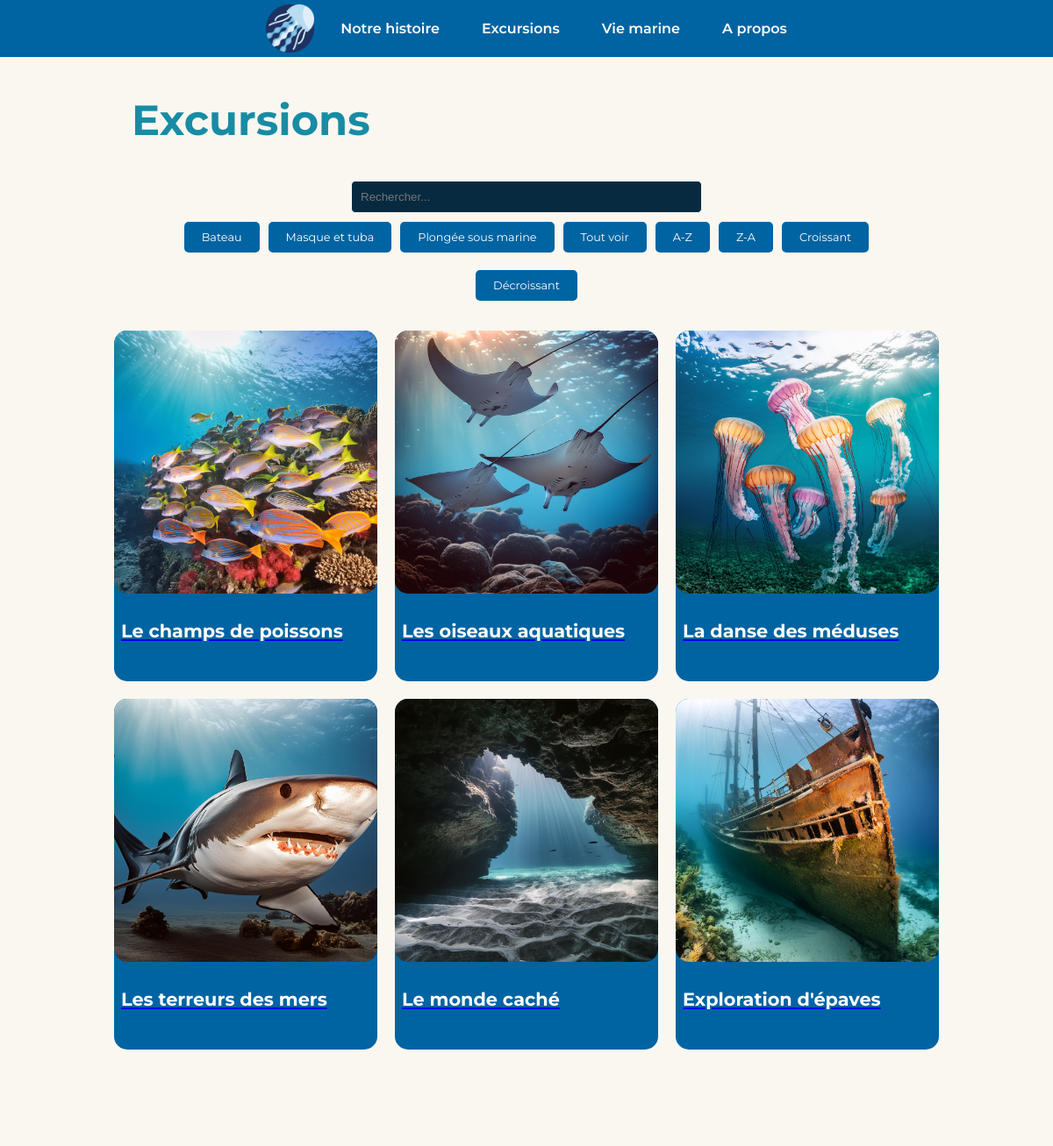
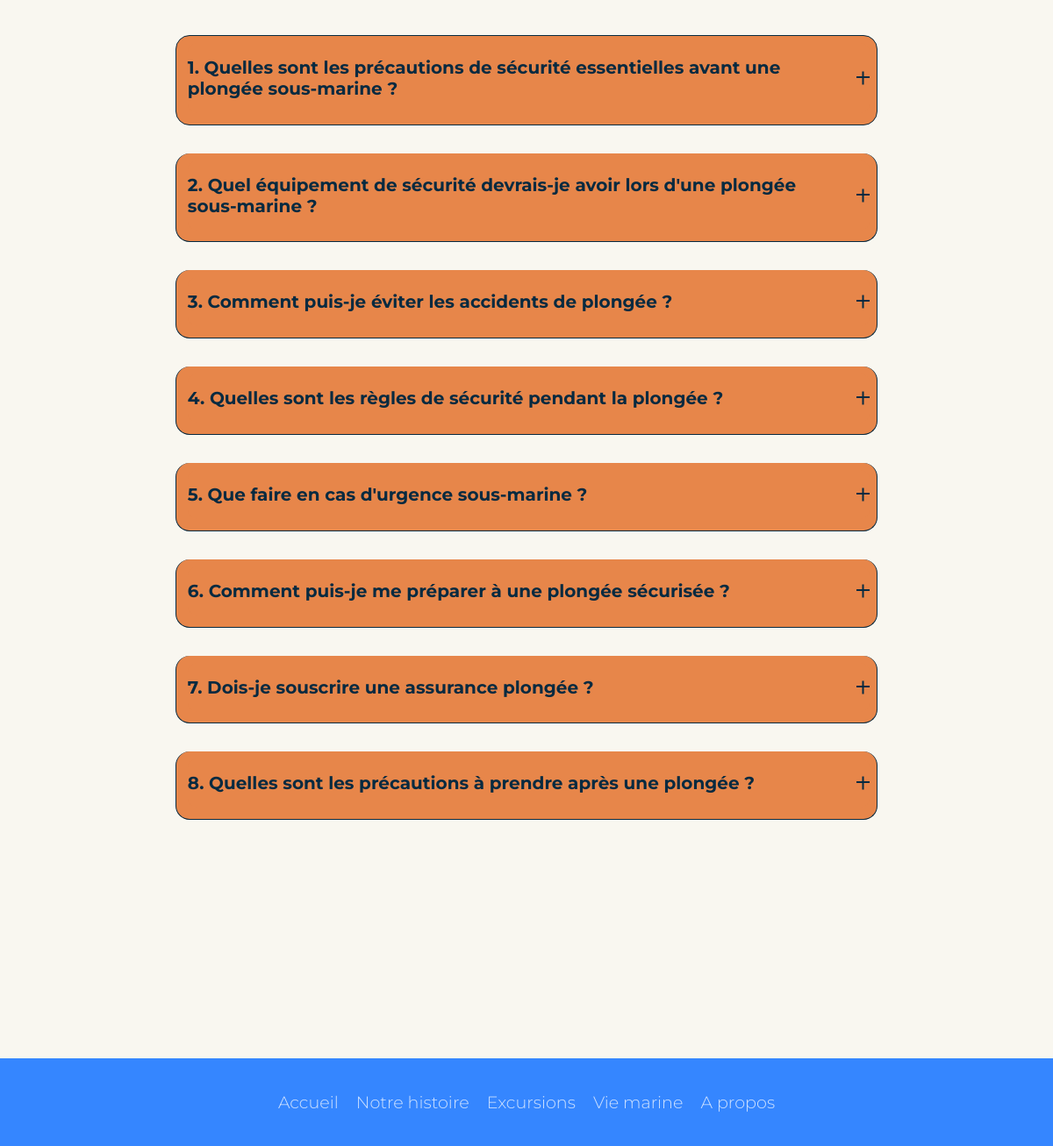
/excursions.php?tri=prix_excursion, run on the app's committed database (2 pictures, top to bottom).
### tables this page shows
CREATE TABLE `Excursion` (
  `id_excursion` int(11) NOT NULL,
  `nom_excursion` varchar(30) NOT NULL,
  `prix_excursion` decimal(7,2) NOT NULL,
  `genre_excursion` varchar(255) NOT NULL,
  `url_excursion` varchar(255) NOT NULL,
  `chemin_image` varchar(255) DEFAULT NULL
);

### excursions.php (the view, shortened to what this page needs)
<?php
$conn = new PDO('mysql:host=localhost;dbname=caneval_resaweb', 'caneval', 'CV2rqsrtDxWHNy5', array(PDO::MYSQL_ATTR_INIT_COMMAND => "SET NAMES utf8"));
$conn->setAttribute(PDO::ATTR_ERRMODE, PDO::ERRMODE_EXCEPTION);
$sql = 'SELECT * FROM Excursion ';
if(isset($_GET["tri"])){
  $sql .= "ORDER BY " . $_GET["tri"];
}
$allexcursion = $conn->query($sql);
?>
<!DOCTYPE html>
<html lang="fr">
<head>
  <link rel="stylesheet" href="style.css">
</head>
<body>
  <header>
            <nav>
                <a href="index.php" class="logo-link"><img src="images/pe-meduse.png" alt="" class="logo"></a>
                <ul class="navbar">
                    <li><a href="notreHistoire.php">Notre histoire</a></li>
                    <li><a href="excursions.php">Excursions</a></li>
                    <li><a href="vieMarine.php">Vie marine</a></li>
                    <li><a href="aPropos.php">A propos</a></li>
                </ul>
            </nav>
        </header>
  <section class="excursions .espaceExcursions">
    <h1 class="titrePages ">Excursions</h1>
  <form method="GET">
      <input type="search" name="s" placeholder="Rechercher..." autocomplete="off" class="recherches">
    </form>
<span>
  <div class="groupe-boutons">
          <a href="excursions.php?filtre=bateau" class="trie-filtre">Bateau</a>
          <a href="excursions.php?filtre=Masque et tuba" class="trie-filtre">Masque et tuba</a>
          <a href="excursions.php?filtre=Plongée sous-marine" class="trie-filtre">Plongée sous marine</a>
          <a href="excursions.php" class="trie-filtre">Tout voir</a>
          <a href="excursions.php?tri=nom_excursion" id="A-Z" class="trie-filtre">A-Z</a>
      <a href="excursions.php?tri=nom_excursion&order=desc" id="Z-A" class="trie-filtre">Z-A</a>
      <a href="excursions.php?tri=prix_excursion" id="croissant" class="trie-filtre">Croissant</a>
      <a href="excursions.php?tri=prix_excursion&order=desc" id="decroissant" class="trie-filtre">Décroissant</a>
  </div><br>
</span>
  <main class="catalogue" id="catalogue">
            <?php
            if ($allexcursion->rowCount() > 0) {
              while ($Excursion = $allexcursion->fetch()) {
                  $genreClass = strtolower(str_replace(' ', '-', $Excursion['genre_excursion']));
          ?>
                  <div class="articleCatalogue <?= $genreClass ?>">
                      <a href="<?= $Excursion['url_excursion']; ?>">
                          <img src="<?= $Excursion['chemin_image'] ?>" alt="" class="imgCatalogue">
                          <h2 class="sousTitreExcursions"><?= $Excursion['nom_excursion']; ?></h2>
                      </a>
                  </div>
          <?php
              }
          } else {
                ?>
                <p>Aucune excursion trouvée</p>
                <?php
            }
            ?>
        </main>
    <section class="FAQ">
      <div class="step2">
          <details>
                  <summary>1. Quelles sont les précautions de sécurité essentielles avant une plongée sous-marine ?</summary>
          </details>
          <details>
                  <summary>2. Quel équipement de sécurité devrais-je avoir lors d'une plongée sous-marine ?</summary>
          </details>
          <details>
                  <summary>3. Comment puis-je éviter les accidents de plongée ?</summary>
          </details>
          <details>
              <summary>4. Quelles sont les règles de sécurité pendant la plongée ?</summary>
          </details>
          <details>
              <summary>5. Que faire en cas d'urgence sous-marine ?</summary>
          </details>
          <details>
              <summary>6. Comment puis-je me préparer à une plongée sécurisée ?</summary>
          </details>
          <details>
              <summary>7. Dois-je souscrire une assurance plongée ?</summary>
          </details>
          <details>
              <summary>8. Quelles sont les précautions à prendre après une plongée ?</summary>
          </details>
      </div>
</section>
  </section>
  <footer class="footer">
    <div class="waves">
      <div class="wave" id="wave1"></div>
      <div class="wave" id="wave3"></div>
    </div>
    <ul class="menu">
      <li class="menu__item"><a class="menu__link" href="index.php">Accueil</a></li>
      <li class="menu__item"><a class="menu__link" href="notreHistoire.php">Notre histoire</a></li>
      <li class="menu__item"><a class="menu__link" href="excursions.php">Excursions</a></li>
      <li class="menu__item"><a class="menu__link" href="vieMarine.php">Vie marine</a></li>
      <li class="menu__item"><a class="menu__link" href="aPropos.php">A propos</a></li>
    </ul>
  </footer>
</body>
</html>

### style.css (style rules this page uses)
*, *::after, *::before { box-sizing: border-box; }
:root { --color1: #F9F7F0; --color2: #18B7BE; --color3: #178CA4; --color4: #072A40; --color5: #0064A2; --color6: #e7864a; --color7: #3586ff; --color8: #ffff; --color9: #000000; }
body { margin: 0; padding: 0px; scroll-behavior: smooth; height: 100vh; background-color: var(--color1); font-family: "Montserrat", sans-serif; font-optical-sizing: auto; font-weight: 551; font-style: normal; overflow-x: none; }
header { position: fixed; width: 100%; z-index: 999; display: flex; justify-content: space-evenly; align-items: center; transition: 0; background-color: var(--color5); }
nav { max-width: 1100px; margin: auto; height: -webkit-fit-content; height: -moz-fit-content; height: fit-content; list-style: none; padding-left: 30px; padding-right: 30px; display: flex; align-items: center; justify-content: center; }
.logo-link { display: inline-block; }
.logo { margin-right: 30px; width: 55px; display: block; margin-bottom: 5px; margin-top: 5px; }
.navbar a { text-decoration: none; color: var(--color8); }
nav ul { list-style: none; flex-grow: 1; display: flex; justify-content: space-around; gap: 3rem; }
.navbar li { color: var(--color8); text-decoration: none; font-weight: 600; flex-direction: row; justify-content: space-between; flex-grow: 1; }
.titrePages { font-size: 3rem; margin-top: -52px; padding-top: 10px; color: var(--color3); }
section { margin-top: 150px; padding-bottom: 150px; color: var(--color4); }
.excursions { font-weight: lighter; font-size: 1.2rem; margin-left: 150px; margin-right: 150px; display: block; justify-content: center; }
.recherches { width: 400px; background-color: var(--color4); color: var(--color8); display: flex; justify-content: center; margin: auto; }
.groupe-boutons { display: flex; justify-content: center; margin: auto; flex-wrap: wrap; }
.catalogue { display: grid; grid-template-columns: repeat(3, 1fr); gap: 20px; justify-content: center; margin: 0 auto; }
.articleCatalogue { background-color: var(--color5); border-radius: 15px; padding-bottom: 0px; width: 300px; height: 400px; }
.imgCatalogue { height: auto; width: 100%; border-radius: 15px; }
.sousTitreExcursions { justify-content: center; padding: 8px; color: var(--color8); text-decoration: none; font-size: 1.3rem; }
input, select { width: calc(100% - 20px); margin: 10px; padding: 10px; border: 1px solid var(--color1); border-radius: 5px; }
.trie-filtre { padding: 10px 20px; background-color: var(--color5);; color: var(--color8); border: none; border-radius: 5px; cursor: pointer; display: inline-block; margin: 10px 5px; text-decoration: none; font-size: 0.8rem; }
summary { position: relative; background-color: var(--color6); border-radius: 10px; color: var(--color4); }
summary::marker { content: none; }
summary::before, summary::after { content: ''; }
summary::before, summary::after { width: .75em; height: 0; border-bottom: 2px solid; position: absolute; top: calc(50% - 1px); right: 0; transform: translateY(-50%); }
summary::after { transform: rotate(90deg); transform-origin: 50% 50%; }
.FAQ { padding-bottom: 10%; max-width: 800px; margin-left: auto; margin-right: auto; }
details { border: 1px solid; background-color: var(--color6); padding-top: 0.5rem; padding-right: 0.5rem; padding-bottom: 0.8rem; padding-left: 0.8rem; border-radius: 1rem; margin-bottom: 4%; }
details+details { border-top: none; }
summary { padding: 1rem 2em 1rem 0; font-size: 1.25rem; font-weight: bold; cursor: pointer; }
* { padding: 0; box-sizing: border-box; }
.footer { position: relative; width: 100%; background: var(--color7); min-height: 100px; padding: 20px 50px; display: flex; justify-content: center; align-items: center; flex-direction: column; }
.social-icon, .menu { position: relative; display: flex; justify-content: center; align-items: center; margin: 10px 0; flex-wrap: wrap; }
.social-icon__item, .menu__item { list-style: none; }
.menu__link { font-size: 1.2rem; color: var(--color8); margin: 0 10px; display: inline-block; transition: 0.5s; text-decoration: none; opacity: 0.75; font-weight: 300; }
.wave { position: absolute; top: -100px; left: 0; width: 100%; height: 100px; background: url("https://i.ibb.co/wQZVxxk/wave.png"); background-size: 1000px 100px; }
.wave#wave1 { z-index: 1000; opacity: 1; bottom: 0; animation: animateWaves 4s linear infinite; color: var(--color5); }
.wave#wave3 { z-index: 1000; opacity: 0.2; bottom: 15px; animation: animateWaves 3s linear infinite; color: #0064A2; }

### data on the page
excursion: chemin_image (picture), nom_excursion "Le champs de poissons"
excursion: chemin_image (picture), nom_excursion "Les oiseaux aquatiques"
excursion: chemin_image (picture), nom_excursion "La danse des méduses"
excursion: chemin_image (picture), nom_excursion "Les terreurs des mers"
excursion: chemin_image (picture), nom_excursion "Le monde caché"
excursion: chemin_image (picture), nom_excursion "Exploration d'épaves"
